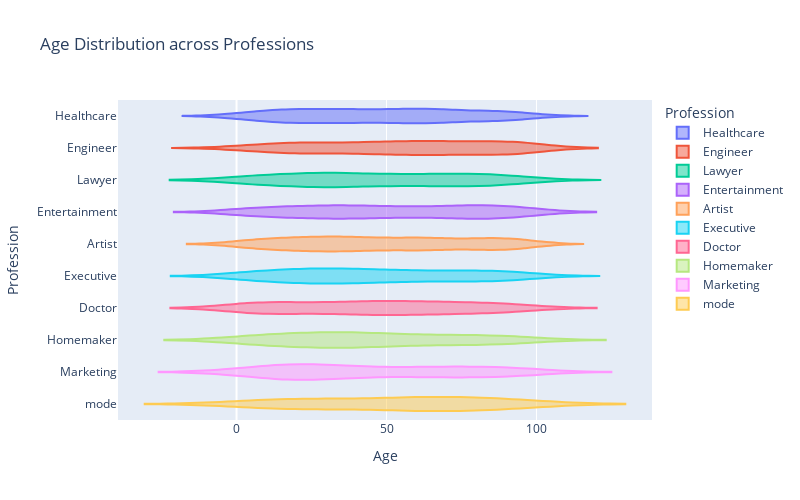
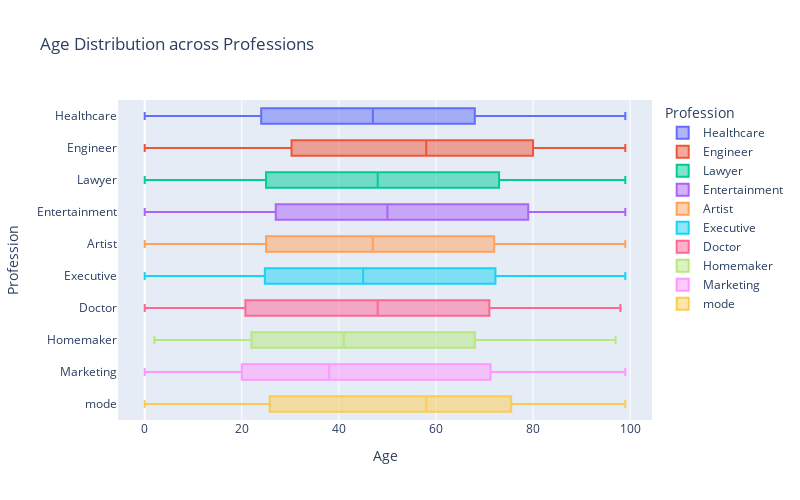

The notebook cell these images were saved under, in order:
### Markdown cell above
Upon analyzing the age distribution of the dataset, we observe that it is fairly uniform across the entire age range, ranging from 0 to 100. Despite a small peak in the age range of 30-34, which deviates slightly from a normal distribution, it still falls within an acceptable range. Thus, from a statistical perspective, we can conclude that the data is not skewed or biased with respect to age.

Furthermore, from a machine learning and deep learning point of view, it is essential to have a balanced dataset that covers all age groups to ensure optimal model performance. Therefore, this balanced distribution of age can be beneficial for building accurate and robust models that can generalize well on unseen data.

### Code cell
# Create violin plot for Age versus Profession
fig1 = px.violin(data, x='Age', y='Profession', color='Profession', title='Age Distribution across Professions', width=800,height=500)

# Create box plot for Age versus Profession
fig2 = px.box(data, x='Age', y='Profession', color='Profession', title='Age Distribution across Professions',width=800,height=500)

# Display the plots
fig1.show()
fig2.show()

### Figure 1 — Plotly figure (JSON) as saved in the notebook; plotly's stock layout.template omitted (floating-point values rounded to 4 significant figures; data arrays with more than 128 entries replaced by an {"elided": "..."} marker saying what was removed)
{"data": [{"alignmentgroup": "True", "box": {"visible": false}, "hovertemplate": "Profession=%{y}<br>Age=%{x}<extra></extra>", "legendgroup": "Healthcare", "marker": {"color": "#636efa"}, "name": "Healthcare", "offsetgroup": "Healthcare", "orientation": "h", "scalegroup": "True", "showlegend": true, "type": "violin", "x": {"elided": "339 int values"}, "x0": " ", "xaxis": "x", "y": {"elided": "339 str values"}, "y0": " ", "yaxis": "y"}, {"alignmentgroup": "True", "box": {"visible": false}, "hovertemplate": "Profession=%{y}<br>Age=%{x}<extra></extra>", "legendgroup": "Engineer", "marker": {"color": "#EF553B"}, "name": "Engineer", "offsetgroup": "Engineer", "orientation": "h", "scalegroup": "True", "showlegend": true, "type": "violin", "x": {"elided": "179 int values"}, "x0": " ", "xaxis": "x", "y": {"elided": "179 str values"}, "y0": " ", "yaxis": "y"}, {"alignmentgroup": "True", "box": {"visible": false}, "hovertemplate": "Profession=%{y}<br>Age=%{x}<extra></extra>", "legendgroup": "Lawyer", "marker": {"color": "#00cc96"}, "name": "Lawyer", "offsetgroup": "Lawyer", "orientation": "h", "scalegroup": "True", "showlegend": true, "type": "violin", "x": {"elided": "142 int values"}, "x0": " ", "xaxis": "x", "y": {"elided": "142 str values"}, "y0": " ", "yaxis": "y"}, {"alignmentgroup": "True", "box": {"visible": false}, "hovertemplate": "Profession=%{y}<br>Age=%{x}<extra></extra>", "legendgroup": "Entertainment", "marker": {"color": "#ab63fa"}, "name": "Entertainment", "offsetgroup": "Entertainment", "orientation": "h", "scalegroup": "True", "showlegend": true, "type": "violin", "x": {"elided": "234 int values"}, "x0": " ", "xaxis": "x", "y": {"elided": "234 str values"}, "y0": " ", "yaxis": "y"}, {"alignmentgroup": "True", "box": {"visible": false}, "hovertemplate": "Profession=%{y}<br>Age=%{x}<extra></extra>", "legendgroup": "Artist", "marker": {"color": "#FFA15A"}, "name": "Artist", "offsetgroup": "Artist", "orientation": "h", "scalegroup": "True", "showlegend": true, "type": "violin", "x": {"elided": "612 int values"}, "x0": " ", "xaxis": "x", "y": {"elided": "612 str values"}, "y0": " ", "yaxis": "y"}, {"alignmentgroup": "True", "box": {"visible": false}, "hovertemplate": "Profession=%{y}<br>Age=%{x}<extra></extra>", "legendgroup": "Executive", "marker": {"color": "#19d3f3"}, "name": "Executive", "offsetgroup": "Executive", "orientation": "h", "scalegroup": "True", "showlegend": true, "type": "violin", "x": {"elided": "153 int values"}, "x0": " ", "xaxis": "x", "y": {"elided": "153 str values"}, "y0": " ", "yaxis": "y"}, {"alignmentgroup": "True", "box": {"visible": false}, "hovertemplate": "Profession=%{y}<br>Age=%{x}<extra></extra>", "legendgroup": "Doctor", "marker": {"color": "#FF6692"}, "name": "Doctor", "offsetgroup": "Doctor", "orientation": "h", "scalegroup": "True", "showlegend": true, "type": "violin", "x": {"elided": "161 int values"}, "x0": " ", "xaxis": "x", "y": {"elided": "161 str values"}, "y0": " ", "yaxis": "y"}, {"alignmentgroup": "True", "box": {"visible": false}, "hovertemplate": "Profession=%{y}<br>Age=%{x}<extra></extra>", "legendgroup": "Homemaker", "marker": {"color": "#B6E880"}, "name": "Homemaker", "offsetgroup": "Homemaker", "orientation": "h", "scalegroup": "True", "showlegend": true, "type": "violin", "x": [35, 35, 18, 32, 26, 66, 42, 40, 79, 37, 54, 89, 87, 78, 86, 22, 12, 78, 35, 7, 4, 34, 23, 85, 4, 43, 52, 19, 97, 26, 41, 72, 89, 22, 3, 53, 46, 54, 86, 2, 38, 57, 44, 34, 32, 15, 41, 5, 96, 18, 54, 65, 8, 22, 15, 68, 68, 94, 70, 65], "x0": " ", "xaxis": "x", "y": ["Homemaker", "Homemaker", "Homemaker", "Homemaker", "Homemaker", "Homemaker", "Homemaker", "Homemaker", "Homemaker", "Homemaker", "Homemaker", "Homemaker", "Homemaker", "Homemaker", "Homemaker", "Homemaker", "Homemaker", "Homemaker", "Homemaker", "Homemaker", "Homemaker", "Homemaker", "Homemaker", "Homemaker", "Homemaker", "Homemaker", "Homemaker", "Homemaker", "Homemaker", "Homemaker", "Homemaker", "Homemaker", "Homemaker", "Homemaker", "Homemaker", "Homemaker", "Homemaker", "Homemaker", "Homemaker", "Homemaker", "Homemaker", "Homemaker", "Homemaker", "Homemaker", "Homemaker", "Homemaker", "Homemaker", "Homemaker", "Homemaker", "Homemaker", "Homemaker", "Homemaker", "Homemaker", "Homemaker", "Homemaker", "Homemaker", "Homemaker", "Homemaker", "Homemaker", "Homemaker"], "y0": " ", "yaxis": "y"}, {"alignmentgroup": "True", "box": {"visible": false}, "hovertemplate": "Profession=%{y}<br>Age=%{x}<extra></extra>", "legendgroup": "Marketing", "marker": {"color": "#FF97FF"}, "name": "Marketing", "offsetgroup": "Marketing", "orientation": "h", "scalegroup": "True", "showlegend": true, "type": "violin", "x": [50, 21, 31, 19, 28, 27, 86, 0, 43, 21, 65, 66, 24, 20, 80, 84, 56, 28, 16, 31, 89, 10, 38, 59, 31, 26, 54, 60, 71, 17, 0, 19, 62, 0, 38, 21, 93, 79, 82, 75, 93, 16, 9, 12, 20, 19, 23, 25, 72, 13, 67, 38, 70, 99, 43, 34, 29, 59, 65, 78, 97, 25, 84, 88, 6, 96, 0, 42, 37, 52, 13, 15, 64, 80, 14, 5, 94, 91, 46, 88, 68, 29, 11, 52, 94], "x0": " ", "xaxis": "x", "y": ["Marketing", "Marketing", "Marketing", "Marketing", "Marketing", "Marketing", "Marketing", "Marketing", "Marketing", "Marketing", "Marketing", "Marketing", "Marketing", "Marketing", "Marketing", "Marketing", "Marketing", "Marketing", "Marketing", "Marketing", "Marketing", "Marketing", "Marketing", "Marketing", "Marketing", "Marketing", "Marketing", "Marketing", "Marketing", "Marketing", "Marketing", "Marketing", "Marketing", "Marketing", "Marketing", "Marketing", "Marketing", "Marketing", "Marketing", "Marketing", "Marketing", "Marketing", "Marketing", "Marketing", "Marketing", "Marketing", "Marketing", "Marketing", "Marketing", "Marketing", "Marketing", "Marketing", "Marketing", "Marketing", "Marketing", "Marketing", "Marketing", "Marketing", "Marketing", "Marketing", "Marketing", "Marketing", "Marketing", "Marketing", "Marketing", "Marketing", "Marketing", "Marketing", "Marketing", "Marketing", "Marketing", "Marketing", "Marketing", "Marketing", "Marketing", "Marketing", "Marketing", "Marketing", "Marketing", "Marketing", "Marketing", "Marketing", "Marketing", "Marketing", "Marketing"], "y0": " ", "yaxis": "y"}, {"alignmentgroup": "True", "box": {"visible": false}, "hovertemplate": "Profession=%{y}<br>Age=%{x}<extra></extra>", "legendgroup": "mode", "marker": {"color": "#FECB52"}, "name": "mode", "offsetgroup": "mode", "orientation": "h", "scalegroup": "True", "showlegend": true, "type": "violin", "x": [49, 51, 59, 95, 76, 0, 95, 89, 61, 66, 28, 22, 81, 91, 69, 15, 25, 69, 30, 10, 87, 99, 74, 33, 42, 50, 1, 19, 9, 78, 73, 58, 63, 52, 23], "x0": " ", "xaxis": "x", "y": ["mode", "mode", "mode", "mode", "mode", "mode", "mode", "mode", "mode", "mode", "mode", "mode", "mode", "mode", "mode", "mode", "mode", "mode", "mode", "mode", "mode", "mode", "mode", "mode", "mode", "mode", "mode", "mode", "mode", "mode", "mode", "mode", "mode", "mode", "mode"], "y0": " ", "yaxis": "y"}], "layout": {"height": 500, "legend": {"title": {"text": "Profession"}, "tracegroupgap": 0}, "title": {"text": "Age Distribution across Professions"}, "violinmode": "overlay", "width": 800, "xaxis": {"anchor": "y", "domain": [0, 1], "title": {"text": "Age"}}, "yaxis": {"anchor": "x", "categoryarray": ["mode", "Marketing", "Homemaker", "Doctor", "Executive", "Artist", "Entertainment", "Lawyer", "Engineer", "Healthcare"], "categoryorder": "array", "domain": [0, 1], "title": {"text": "Profession"}}}}

### Figure 2 — Plotly figure (JSON) as saved in the notebook; plotly's stock layout.template omitted (floating-point values rounded to 4 significant figures; data arrays with more than 128 entries replaced by an {"elided": "..."} marker saying what was removed)
{"data": [{"alignmentgroup": "True", "hovertemplate": "Profession=%{y}<br>Age=%{x}<extra></extra>", "legendgroup": "Healthcare", "marker": {"color": "#636efa"}, "name": "Healthcare", "notched": false, "offsetgroup": "Healthcare", "orientation": "h", "showlegend": true, "type": "box", "x": {"elided": "339 int values"}, "x0": " ", "xaxis": "x", "y": {"elided": "339 str values"}, "y0": " ", "yaxis": "y"}, {"alignmentgroup": "True", "hovertemplate": "Profession=%{y}<br>Age=%{x}<extra></extra>", "legendgroup": "Engineer", "marker": {"color": "#EF553B"}, "name": "Engineer", "notched": false, "offsetgroup": "Engineer", "orientation": "h", "showlegend": true, "type": "box", "x": {"elided": "179 int values"}, "x0": " ", "xaxis": "x", "y": {"elided": "179 str values"}, "y0": " ", "yaxis": "y"}, {"alignmentgroup": "True", "hovertemplate": "Profession=%{y}<br>Age=%{x}<extra></extra>", "legendgroup": "Lawyer", "marker": {"color": "#00cc96"}, "name": "Lawyer", "notched": false, "offsetgroup": "Lawyer", "orientation": "h", "showlegend": true, "type": "box", "x": {"elided": "142 int values"}, "x0": " ", "xaxis": "x", "y": {"elided": "142 str values"}, "y0": " ", "yaxis": "y"}, {"alignmentgroup": "True", "hovertemplate": "Profession=%{y}<br>Age=%{x}<extra></extra>", "legendgroup": "Entertainment", "marker": {"color": "#ab63fa"}, "name": "Entertainment", "notched": false, "offsetgroup": "Entertainment", "orientation": "h", "showlegend": true, "type": "box", "x": {"elided": "234 int values"}, "x0": " ", "xaxis": "x", "y": {"elided": "234 str values"}, "y0": " ", "yaxis": "y"}, {"alignmentgroup": "True", "hovertemplate": "Profession=%{y}<br>Age=%{x}<extra></extra>", "legendgroup": "Artist", "marker": {"color": "#FFA15A"}, "name": "Artist", "notched": false, "offsetgroup": "Artist", "orientation": "h", "showlegend": true, "type": "box", "x": {"elided": "612 int values"}, "x0": " ", "xaxis": "x", "y": {"elided": "612 str values"}, "y0": " ", "yaxis": "y"}, {"alignmentgroup": "True", "hovertemplate": "Profession=%{y}<br>Age=%{x}<extra></extra>", "legendgroup": "Executive", "marker": {"color": "#19d3f3"}, "name": "Executive", "notched": false, "offsetgroup": "Executive", "orientation": "h", "showlegend": true, "type": "box", "x": {"elided": "153 int values"}, "x0": " ", "xaxis": "x", "y": {"elided": "153 str values"}, "y0": " ", "yaxis": "y"}, {"alignmentgroup": "True", "hovertemplate": "Profession=%{y}<br>Age=%{x}<extra></extra>", "legendgroup": "Doctor", "marker": {"color": "#FF6692"}, "name": "Doctor", "notched": false, "offsetgroup": "Doctor", "orientation": "h", "showlegend": true, "type": "box", "x": {"elided": "161 int values"}, "x0": " ", "xaxis": "x", "y": {"elided": "161 str values"}, "y0": " ", "yaxis": "y"}, {"alignmentgroup": "True", "hovertemplate": "Profession=%{y}<br>Age=%{x}<extra></extra>", "legendgroup": "Homemaker", "marker": {"color": "#B6E880"}, "name": "Homemaker", "notched": false, "offsetgroup": "Homemaker", "orientation": "h", "showlegend": true, "type": "box", "x": [35, 35, 18, 32, 26, 66, 42, 40, 79, 37, 54, 89, 87, 78, 86, 22, 12, 78, 35, 7, 4, 34, 23, 85, 4, 43, 52, 19, 97, 26, 41, 72, 89, 22, 3, 53, 46, 54, 86, 2, 38, 57, 44, 34, 32, 15, 41, 5, 96, 18, 54, 65, 8, 22, 15, 68, 68, 94, 70, 65], "x0": " ", "xaxis": "x", "y": ["Homemaker", "Homemaker", "Homemaker", "Homemaker", "Homemaker", "Homemaker", "Homemaker", "Homemaker", "Homemaker", "Homemaker", "Homemaker", "Homemaker", "Homemaker", "Homemaker", "Homemaker", "Homemaker", "Homemaker", "Homemaker", "Homemaker", "Homemaker", "Homemaker", "Homemaker", "Homemaker", "Homemaker", "Homemaker", "Homemaker", "Homemaker", "Homemaker", "Homemaker", "Homemaker", "Homemaker", "Homemaker", "Homemaker", "Homemaker", "Homemaker", "Homemaker", "Homemaker", "Homemaker", "Homemaker", "Homemaker", "Homemaker", "Homemaker", "Homemaker", "Homemaker", "Homemaker", "Homemaker", "Homemaker", "Homemaker", "Homemaker", "Homemaker", "Homemaker", "Homemaker", "Homemaker", "Homemaker", "Homemaker", "Homemaker", "Homemaker", "Homemaker", "Homemaker", "Homemaker"], "y0": " ", "yaxis": "y"}, {"alignmentgroup": "True", "hovertemplate": "Profession=%{y}<br>Age=%{x}<extra></extra>", "legendgroup": "Marketing", "marker": {"color": "#FF97FF"}, "name": "Marketing", "notched": false, "offsetgroup": "Marketing", "orientation": "h", "showlegend": true, "type": "box", "x": [50, 21, 31, 19, 28, 27, 86, 0, 43, 21, 65, 66, 24, 20, 80, 84, 56, 28, 16, 31, 89, 10, 38, 59, 31, 26, 54, 60, 71, 17, 0, 19, 62, 0, 38, 21, 93, 79, 82, 75, 93, 16, 9, 12, 20, 19, 23, 25, 72, 13, 67, 38, 70, 99, 43, 34, 29, 59, 65, 78, 97, 25, 84, 88, 6, 96, 0, 42, 37, 52, 13, 15, 64, 80, 14, 5, 94, 91, 46, 88, 68, 29, 11, 52, 94], "x0": " ", "xaxis": "x", "y": ["Marketing", "Marketing", "Marketing", "Marketing", "Marketing", "Marketing", "Marketing", "Marketing", "Marketing", "Marketing", "Marketing", "Marketing", "Marketing", "Marketing", "Marketing", "Marketing", "Marketing", "Marketing", "Marketing", "Marketing", "Marketing", "Marketing", "Marketing", "Marketing", "Marketing", "Marketing", "Marketing", "Marketing", "Marketing", "Marketing", "Marketing", "Marketing", "Marketing", "Marketing", "Marketing", "Marketing", "Marketing", "Marketing", "Marketing", "Marketing", "Marketing", "Marketing", "Marketing", "Marketing", "Marketing", "Marketing", "Marketing", "Marketing", "Marketing", "Marketing", "Marketing", "Marketing", "Marketing", "Marketing", "Marketing", "Marketing", "Marketing", "Marketing", "Marketing", "Marketing", "Marketing", "Marketing", "Marketing", "Marketing", "Marketing", "Marketing", "Marketing", "Marketing", "Marketing", "Marketing", "Marketing", "Marketing", "Marketing", "Marketing", "Marketing", "Marketing", "Marketing", "Marketing", "Marketing", "Marketing", "Marketing", "Marketing", "Marketing", "Marketing", "Marketing"], "y0": " ", "yaxis": "y"}, {"alignmentgroup": "True", "hovertemplate": "Profession=%{y}<br>Age=%{x}<extra></extra>", "legendgroup": "mode", "marker": {"color": "#FECB52"}, "name": "mode", "notched": false, "offsetgroup": "mode", "orientation": "h", "showlegend": true, "type": "box", "x": [49, 51, 59, 95, 76, 0, 95, 89, 61, 66, 28, 22, 81, 91, 69, 15, 25, 69, 30, 10, 87, 99, 74, 33, 42, 50, 1, 19, 9, 78, 73, 58, 63, 52, 23], "x0": " ", "xaxis": "x", "y": ["mode", "mode", "mode", "mode", "mode", "mode", "mode", "mode", "mode", "mode", "mode", "mode", "mode", "mode", "mode", "mode", "mode", "mode", "mode", "mode", "mode", "mode", "mode", "mode", "mode", "mode", "mode", "mode", "mode", "mode", "mode", "mode", "mode", "mode", "mode"], "y0": " ", "yaxis": "y"}], "layout": {"boxmode": "overlay", "height": 500, "legend": {"title": {"text": "Profession"}, "tracegroupgap": 0}, "title": {"text": "Age Distribution across Professions"}, "width": 800, "xaxis": {"anchor": "y", "domain": [0, 1], "title": {"text": "Age"}}, "yaxis": {"anchor": "x", "categoryarray": ["mode", "Marketing", "Homemaker", "Doctor", "Executive", "Artist", "Entertainment", "Lawyer", "Engineer", "Healthcare"], "categoryorder": "array", "domain": [0, 1], "title": {"text": "Profession"}}}}
